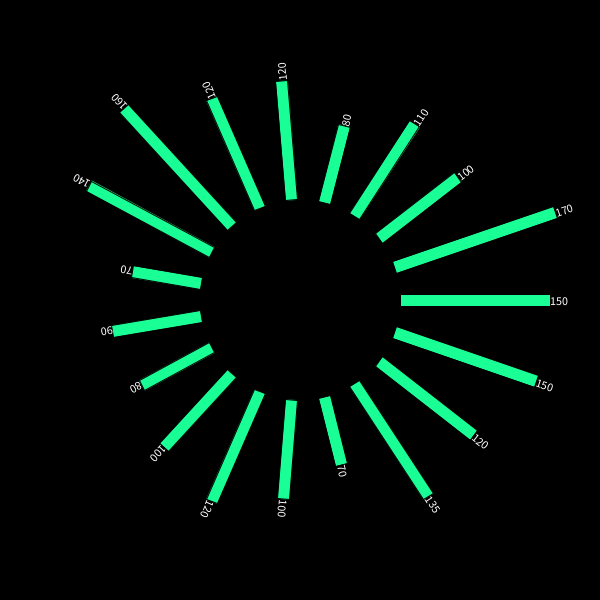
Frame 1 (no input)
Frame 60 (the mouse pressed at the canvas centre just before this capture): identical to frame 1, image omitted
Frame 120 (the mouse held since frame 60 and released just before this capture): identical to frame 1, image omitted

The Processing sketch that drew this single still picture (run headless with seeded random() and noise(); from frame 60 on, the mouse is pressed at the canvas centre):

// Processing sketch: day_11_02_translate_rotate
// ── day_11_02_translate_rotate.pde
//----------------------------------------------------
// DT Bootcamp 2014, Parsons the New School for Design. 
// Day 9, matrix transformations
// A simple radial bar chart, using translate and rotate
//----------------------------------------------------

int[] myData = {150, 150, 120, 135, 70, 100, 120, 100, 80, 90, 70, 140, 160, 120, 120, 80, 110, 100, 170};

void setup(){
  size(600, 600);
}

void draw(){
  background(0);
    
  int rectHeight = 12;    //The height of our rect
  int circleRadius = 100; //Our bars will start at 100 px from the center
  
  //Translate just once!
  translate(width/2, height/2);
  for(int i = 0; i < myData.length; i++){
    
    //Bar
    fill(25, 255, 150);
    rect(circleRadius, -rectHeight/2, myData[i], rectHeight);
    
    //Text
    fill(255);
    textAlign(LEFT, CENTER);
    text(myData[i], circleRadius + myData[i], 0);
    
    //Rotate a little bit for each iteration...
    rotate(TWO_PI / myData.length);    
  }
}
